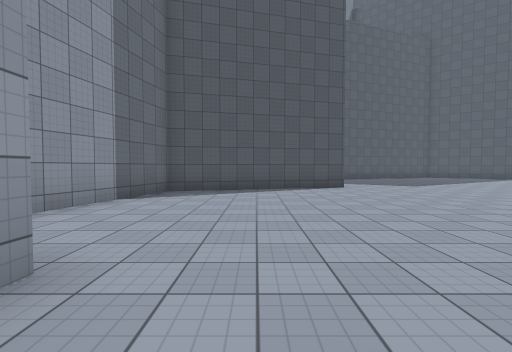
view 1 (above)

22 first-person views from a walk through a 3-D level made in the Unity game engine. The camera is 1.4 m above the floor, tilts 2° down and sees 85° across. The floor is counted in squares, 2 m on a side. Each view is taken from the middle of a square. On the plan, view 1 faces up. The plan holds only what a view shows up to about 9 squares ahead; the rest is blank. The place goes on beyond the plan. The player is left out. Surface patterns are stand-ins for the level's own textures.

view 2
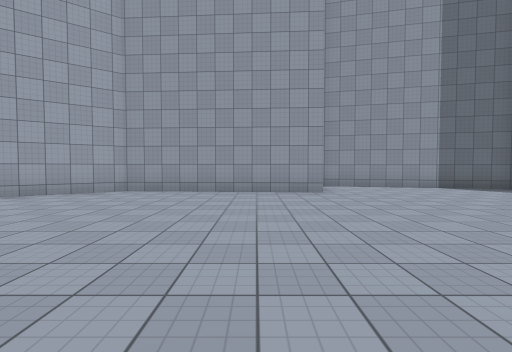

view 3
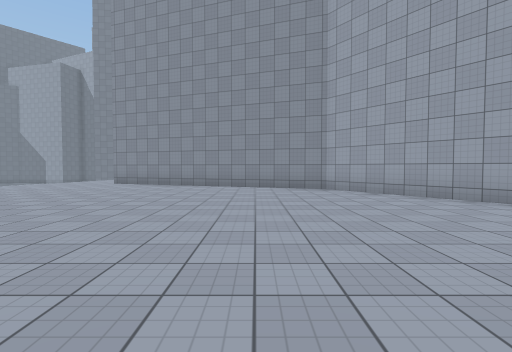

view 4
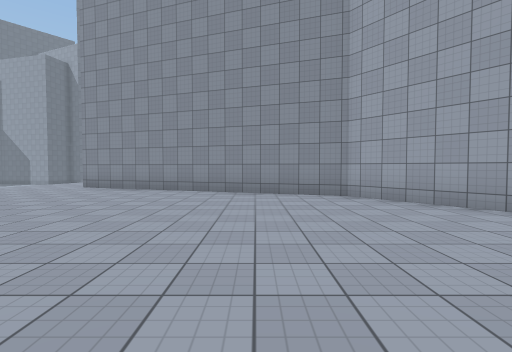

view 5
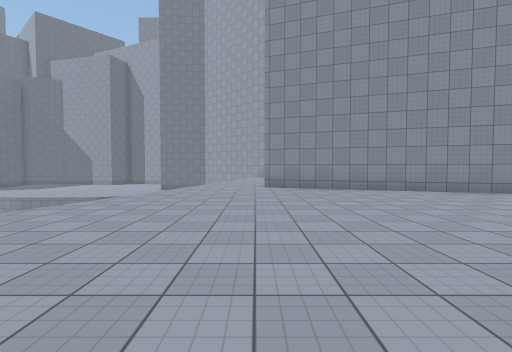

view 6
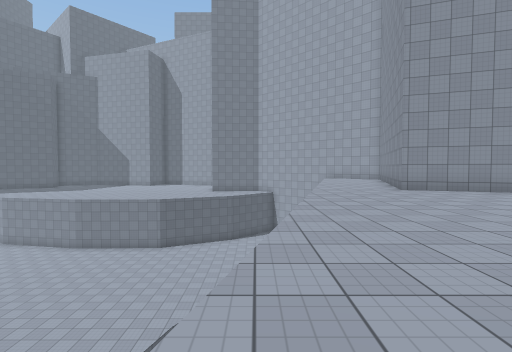

view 7
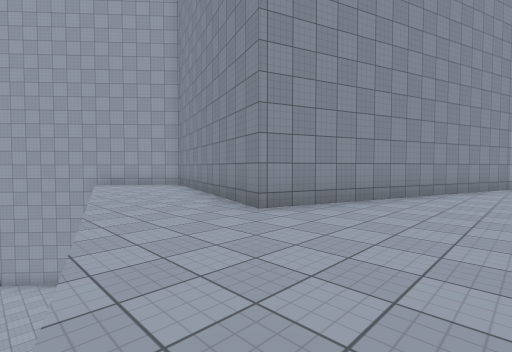

view 8
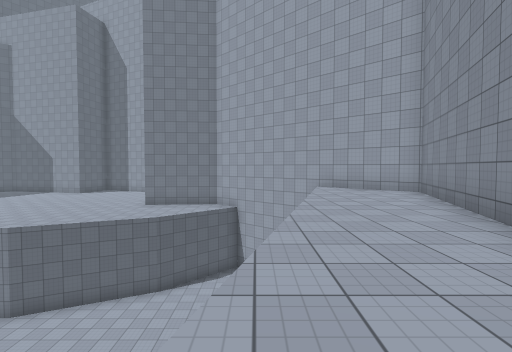

view 9
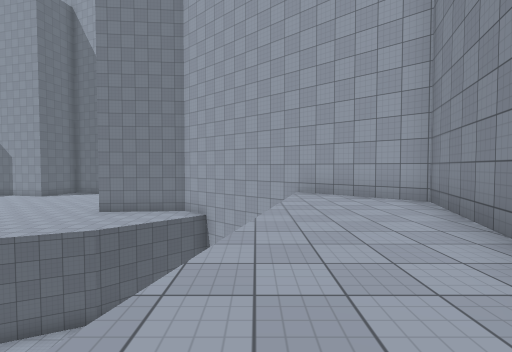

view 10
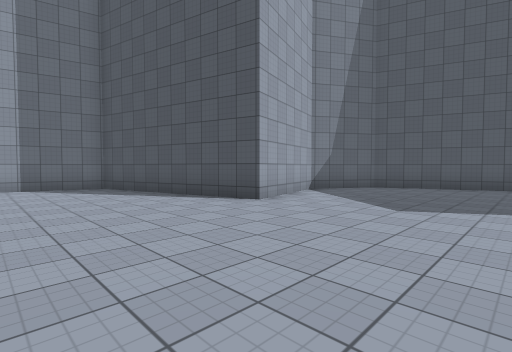

view 11
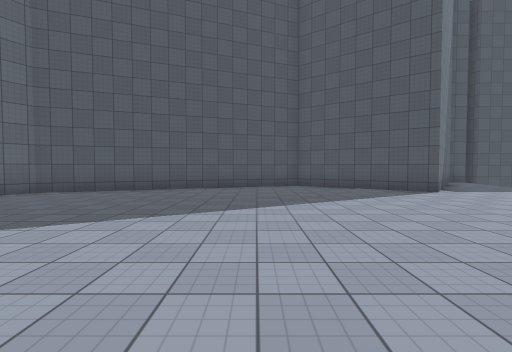

view 12
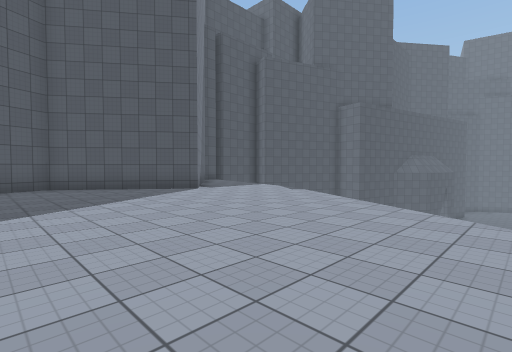

view 13
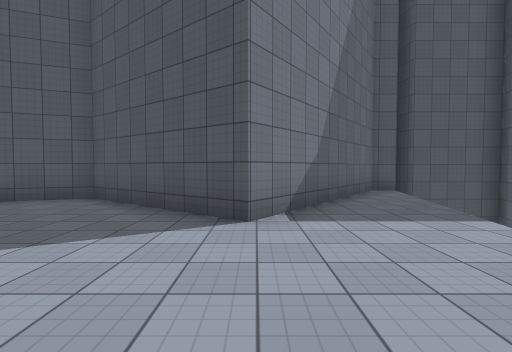

view 14
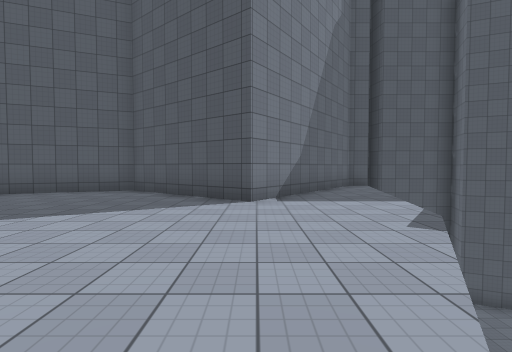

view 15
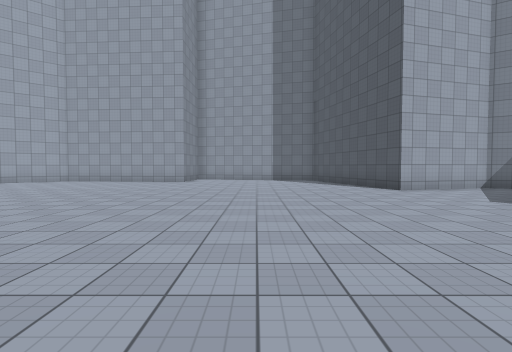

view 16
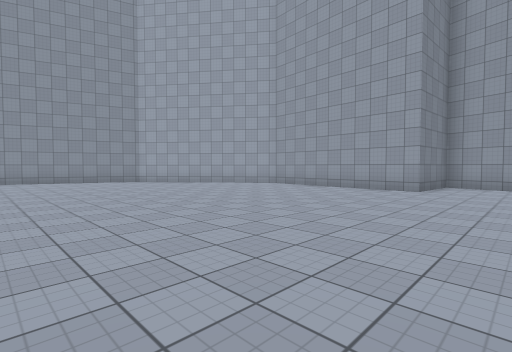

view 17
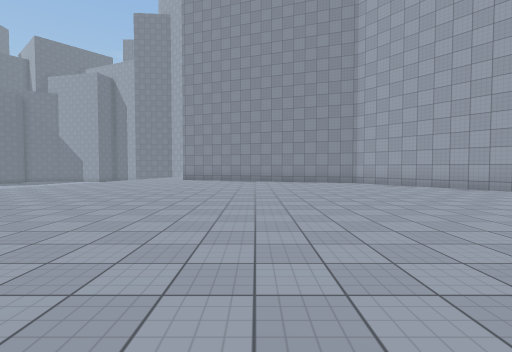

view 18
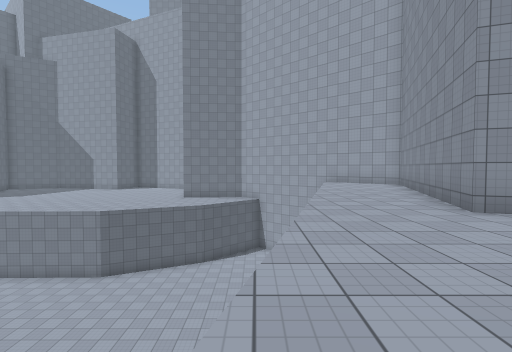

view 19
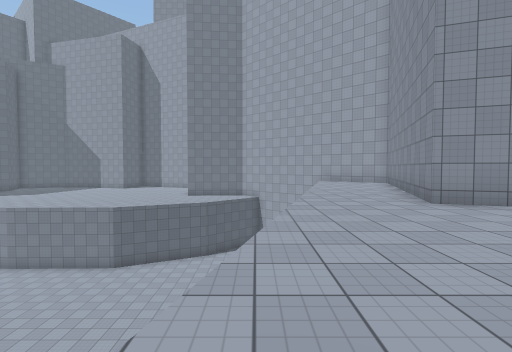

view 20
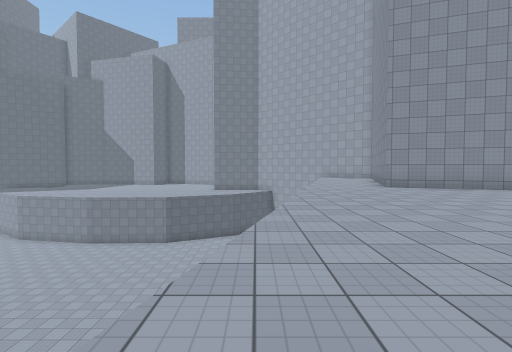

view 21
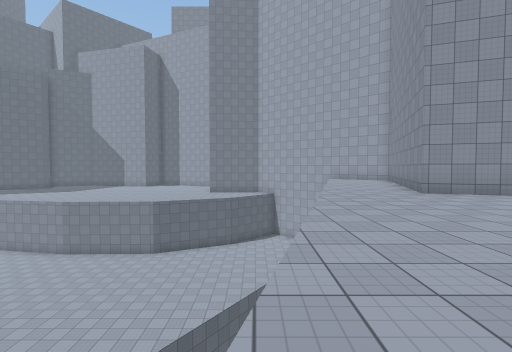

view 22
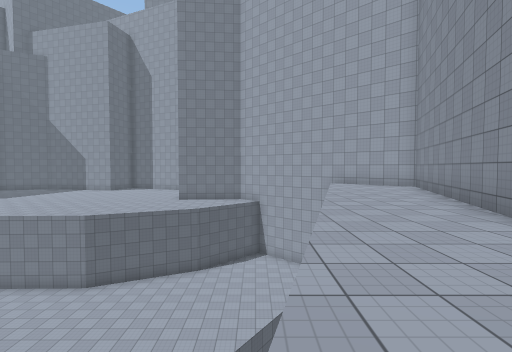

### Floor plan
Key: @ floor where view 1 was taken; # wall or solid block; . floor; v drop or lower ground.
Columns run from 4 left of view 1 to 20 right of it. Each row starts with its distance up from view 1.
 19                     #####
 18                     #.v
 17             #####  ##.v v
 16          ####...####..  v
 15        ###.......##..v
 14       ##.............v
 13       #..............v
 12       #.............v
 11       #.............v
 10       #............v
  9    ####............
  8  ###..............v
  7  #...............v
  6  #.............
  5 ##..............
  4 #..............
  3 #.............
  2 ###..........
  1   #..........
  0   #.@.........
 -1   #............
 -2   #.............  .
 -3   #................v
 -4   #................v
 -5   ##..............v
 -6    ##.............v
 -7     ##............v
 -8      #............
 -9      ####........v    vvv
-10         ###......v  vvvvv
-11           ####...   vvvvv
-12              #..v  vvvvvv
-13              #..v  vvvvvv
-14             ##..v vvvvvvv
-15             #... vvvvvvvv
-16             #..vvvvvvvvvv
-17             #..vvvvvvvvvv
-18             #.. vvvvvvvv
-19             ##v vvvvvvvvv
-20              ##vvv vvvv
-21               ##v vvvvvv

Where each view was taken, in squares from view 1:
view 1: 0 up, 0 right, facing up
view 2: 0 up, 6 right, facing left
view 3: 0 up, 4 right, facing down
view 4: 2 down, 4 right, facing down
view 5: 2 down, 10 right, facing down
view 6: 3 down, 14 right, facing down
view 7: 8 down, 13 right, facing down-left
view 8: 10 down, 12 right, facing down
view 9: 12 down, 11 right, facing down
view 10: 5 up, 7 right, facing up-left
view 11: 7 up, 9 right, facing up
view 12: 7 up, 9 right, facing up-right
view 13: 11 up, 14 right, facing up
view 14: 9 up, 14 right, facing up
view 15: 5 up, 11 right, facing left
view 16: 4 up, 7 right, facing down-left
view 17: 3 up, 6 right, facing down
view 18: 7 down, 13 right, facing down
view 19: 6 down, 13 right, facing down
view 20: 2 down, 14 right, facing down
view 21: 4 down, 14 right, facing down
view 22: 8 down, 13 right, facing down
